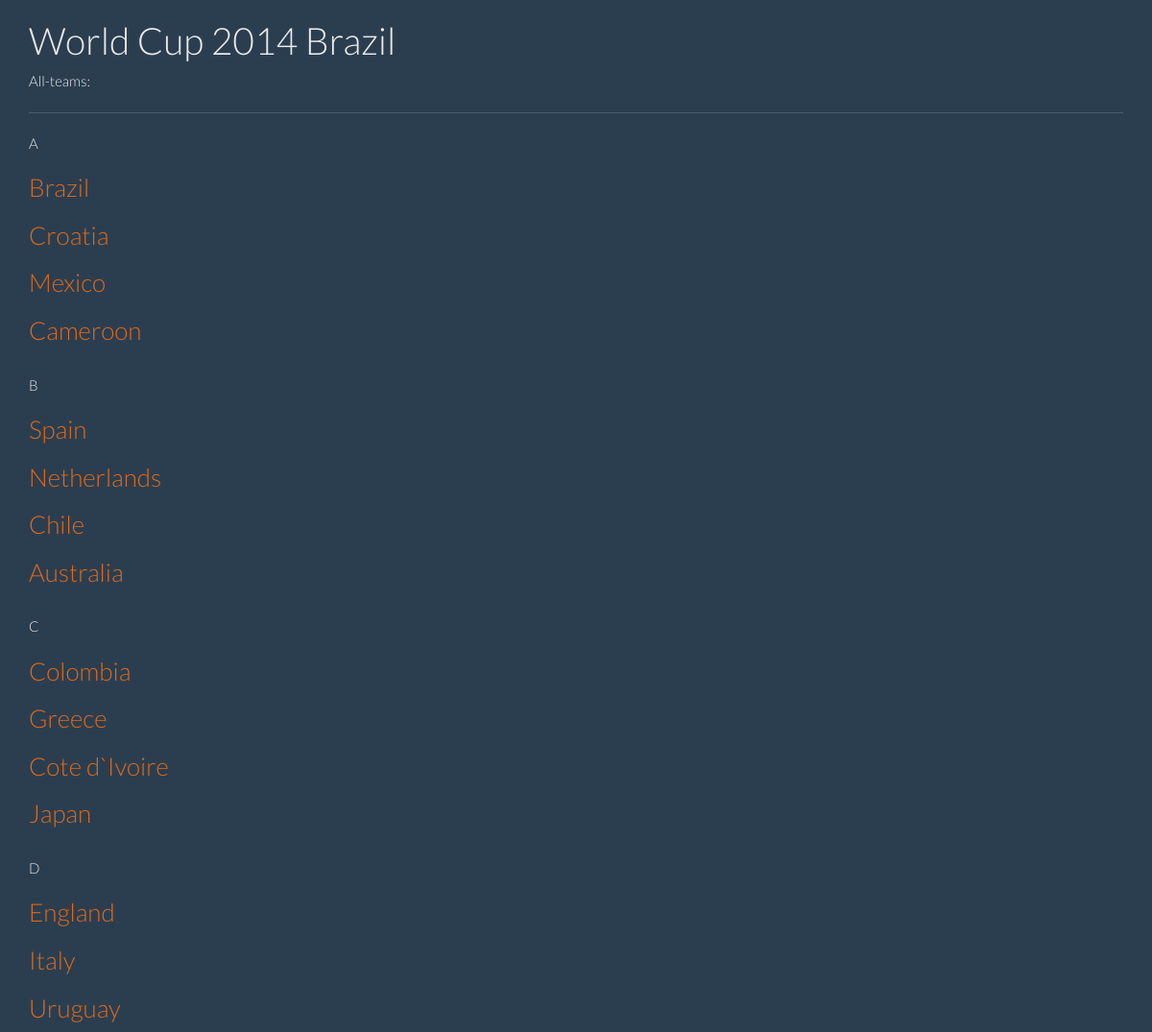
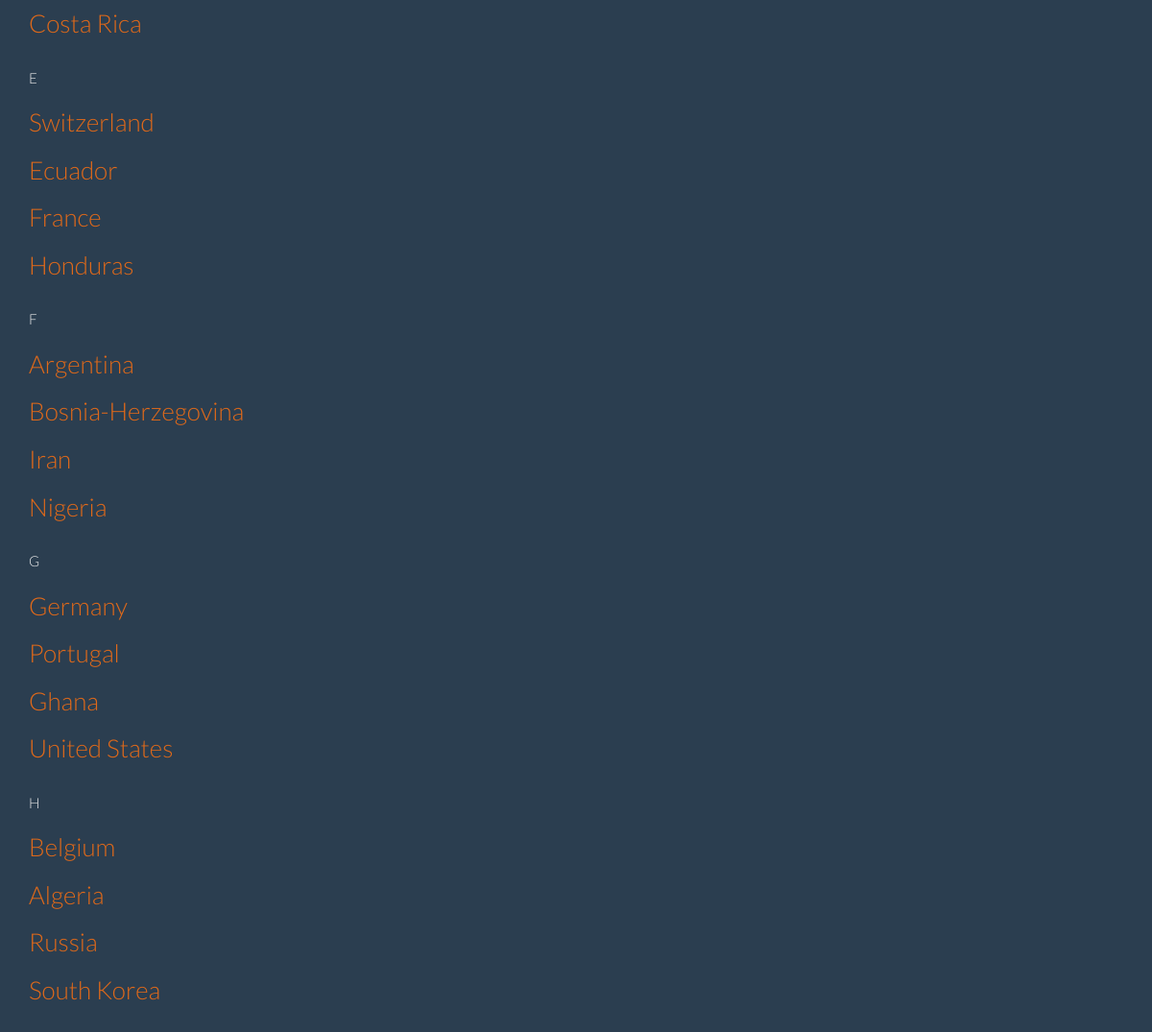
The page /teams on the database its author committed (2 pictures, top to bottom).
### website/models.py (models this page shows)
class Team(models.Model):
    name = models.CharField(max_length=50)
    group = models.CharField(max_length=2)
    info = models.TextField()
    def __str__(self):
        return self.name

### website/views.py (the view)
# urls.py: url(r'^teams$', 'teams', name="teams"),
def teams(request):
    teams = Team.objects.order_by('group')
    group_teams = collections.OrderedDict()
    for team in teams:
        group_teams.setdefault(team.group, []).append(team)
    return render(request, "teams.html", locals())

### website/templates/teams.html
{% extends 'base.html' %}
{% block content %}
All-teams:
    <hr>
    {% for group, teams in group_teams.items %}
        {{ group }}
       {% for team in teams %}
            <h3><a href="{% url 'show-team' team.id %}">{{ team }}</a></h3>
       {% endfor %}
        <br>
    {% endfor %}
{% endblock %}

### rows shown on the page
Team: group "A", name "Brazil"
Team: name "Croatia"
Team: name "Mexico"
Team: name "Cameroon"
Team: group "B", name "Spain"
Team: name "Netherlands"
Team: name "Chile"
Team: name "Australia"
Team: group "C", name "Colombia"
Team: name "Greece"
Team: name "Cote d`Ivoire"
Team: name "Japan"
Team: group "D", name "England"
Team: name "Italy"
Team: name "Uruguay"
Team: name "Costa Rica"
Team: group "E", name "Switzerland"
Team: name "Ecuador"
Team: name "France"
Team: name "Honduras"
Team: group "F", name "Argentina"
Team: name "Bosnia-Herzegovina"
Team: name "Iran"
Team: name "Nigeria"
Team: group "G", name "Germany"
Team: name "Portugal"
Team: name "Ghana"
Team: name "United States"
Team: group "H", name "Belgium"
Team: name "Algeria"
Team: name "Russia"
Team: name "South Korea"
